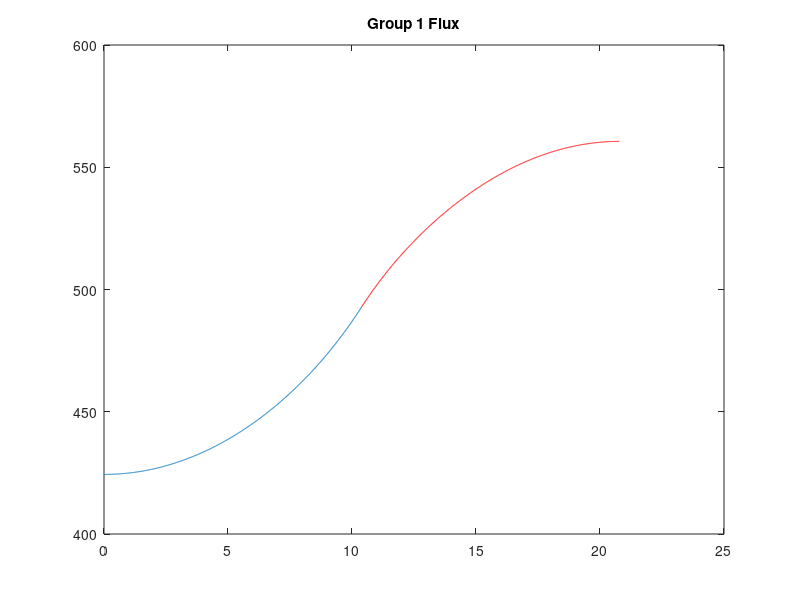
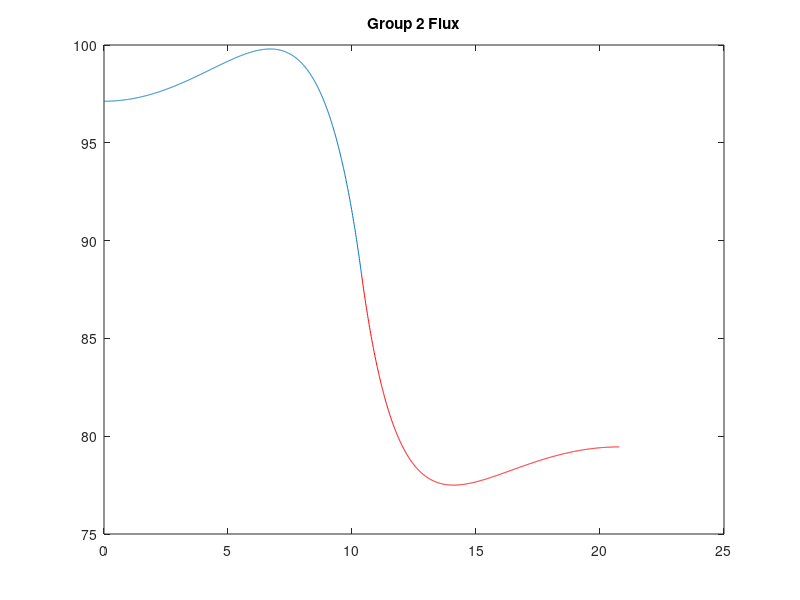

MATLAB code to generate these figures, in order:
% compute k-eff of two region two group problem

% load data
load mat

% Length of slabs
L1 = 10.3888;
L2 = 10.3888;

% compute removal cross sections
reg(1).sigr1 = mat(1).totxs(1) - mat(1).scattxs(1);
reg(1).sigr2 = mat(1).totxs(2) - mat(1).scattxs(4);
reg(2).sigr1 = mat(2).totxs(1) - mat(2).scattxs(1);
reg(2).sigr2 = mat(2).totxs(2) - mat(2).scattxs(4);

% extract downscatter cross section
reg(1).sigs12 = mat(1).scattxs(2);
reg(2).sigs12 = mat(2).scattxs(2);

% extract nu-fission cross section
reg(1).nsigf1 = mat(1).nfissxs(1);
reg(1).nsigf2 = mat(1).nfissxs(3);
reg(2).nsigf1 = mat(2).nfissxs(1);
reg(2).nsigf2 = mat(2).nfissxs(3);

% extract diffusion coefficients
reg(1).D1 = mat(1).diff(1);
reg(1).D2 = mat(1).diff(2);
reg(2).D1 = mat(2).diff(1);
reg(2).D2 = mat(2).diff(2);

% set discontinuity factors
reg(1).f1 = 1.0;
reg(1).f2 = 1.0;
reg(2).f1 = 1.0;
reg(2).f2 = 1.0;
% reg(2) = reg(1);

% create lambda functions
reg(1).lamb1 = @(k) -reg(1).sigr2/(2*reg(1).D2) ...
    - reg(1).sigr1/(2*reg(1).D1) ...
    + reg(1).nsigf1/(2*reg(1).D1*k) ...
    + (reg(1).sigr2^2/(4*reg(1).D2^2) ...
    - reg(1).sigr1*reg(1).sigr2/(2*reg(1).D1*reg(1).D2) ...
    + reg(1).nsigf1*reg(1).sigr2/(2*reg(1).D1*reg(1).D2*k) ...
    + reg(1).nsigf2*reg(1).sigs12/(reg(1).D1*reg(1).D2*k) ...
    + reg(1).sigr1^2/(4*reg(1).D1^2) ...
    - reg(1).nsigf1*reg(1).sigr1/(2*reg(1).D1^2*k) ...
    + reg(1).nsigf1^2/(4*reg(1).D1^2*k^2))^(0.5);

reg(1).lamb2 = @(k) -reg(1).sigr2/(2*reg(1).D2) ...
    - reg(1).sigr1/(2*reg(1).D1) ...
    + reg(1).nsigf1/(2*reg(1).D1*k) ...
    - (reg(1).sigr2^2/(4*reg(1).D2^2) ...
    - reg(1).sigr1*reg(1).sigr2/(2*reg(1).D1*reg(1).D2) ...
    + reg(1).nsigf1*reg(1).sigr2/(2*reg(1).D1*reg(1).D2*k) ...
    + reg(1).nsigf2*reg(1).sigs12/(reg(1).D1*reg(1).D2*k) ...
    + reg(1).sigr1^2/(4*reg(1).D1^2) ...
    - reg(1).nsigf1*reg(1).sigr1/(2*reg(1).D1^2*k) ...
    + reg(1).nsigf1^2/(4*reg(1).D1^2*k^2))^(0.5);

reg(2).lamb1 = @(k) -reg(2).sigr2/(2*reg(2).D2) ...
    - reg(2).sigr1/(2*reg(2).D1) ...
    + reg(2).nsigf1/(2*reg(2).D1*k) ...
    + (reg(2).sigr2^2/(4*reg(2).D2^2) ...
    - reg(2).sigr1*reg(2).sigr2/(2*reg(2).D1*reg(2).D2) ...
    + reg(2).nsigf1*reg(2).sigr2/(2*reg(2).D1*reg(2).D2*k) ...
    + reg(2).nsigf2*reg(2).sigs12/(reg(2).D1*reg(2).D2*k) ...
    + reg(2).sigr1^2/(4*reg(2).D1^2) ...
    - reg(2).nsigf1*reg(2).sigr1/(2*reg(2).D1^2*k) ...
    + reg(2).nsigf1^2/(4*reg(2).D1^2*k^2))^(0.5);

reg(2).lamb2 = @(k) -reg(2).sigr2/(2*reg(2).D2) ...
    - reg(2).sigr1/(2*reg(2).D1) ...
    + reg(2).nsigf1/(2*reg(2).D1*k) ...
    - (reg(2).sigr2^2/(4*reg(2).D2^2) ...
    - reg(2).sigr1*reg(2).sigr2/(2*reg(2).D1*reg(2).D2) ...
    + reg(2).nsigf1*reg(2).sigr2/(2*reg(2).D1*reg(2).D2*k) ...
    + reg(2).nsigf2*reg(2).sigs12/(reg(2).D1*reg(2).D2*k) ...
    + reg(2).sigr1^2/(4*reg(2).D1^2) ...
    - reg(2).nsigf1*reg(2).sigr1/(2*reg(2).D1^2*k) ...
    + reg(2).nsigf1^2/(4*reg(2).D1^2*k^2))^(0.5);

% create eigenvector matrices
reg(1).v11 = @(k) reg(1).lamb1(k) + reg(1).sigr2/reg(1).D2;
reg(1).v12 = @(k) reg(1).lamb2(k) + reg(1).sigr2/reg(1).D2;
reg(1).v21 = @(k) reg(1).sigs12/reg(1).D2;
reg(1).v22 = @(k) reg(1).sigs12/reg(1).D2;
reg(2).v11 = @(k) reg(2).lamb1(k) + reg(2).sigr2/reg(2).D2;
reg(2).v12 = @(k) reg(2).lamb2(k) + reg(2).sigr2/reg(2).D2;
reg(2).v21 = @(k) reg(2).sigs12/reg(2).D2;
reg(2).v22 = @(k) reg(2).sigs12/reg(2).D2;

% create implicit matrix on k
M  = @(k) [ [ ...
    reg(1).f1*reg(1).v11(k)*cos(sqrt(reg(1).lamb1(k))*L1), ...      % (1,1)
    reg(1).f1*reg(1).v12(k)*cosh(sqrt(-reg(1).lamb2(k))*L1), ...    % (1,2)
   -reg(2).f1*reg(2).v11(k)*cos(sqrt(reg(2).lamb1(k))*L2), ...      % (1,3)
   -reg(2).f1*reg(2).v12(k)*cosh(sqrt(-reg(2).lamb2(k))*L2)]; ...   % (1,4)
   [reg(1).f2*reg(1).v21(k)*cos(sqrt(reg(1).lamb1(k))*L1), ...      % (2,1)
    reg(1).f2*reg(1).v22(k)*cosh(sqrt(-reg(1).lamb2(k))*L1), ...    % (2,2)
   -reg(2).f2*reg(2).v21(k)*cos(sqrt(reg(2).lamb1(k))*L2), ...      % (2,3)
   -reg(2).f2*reg(2).v22(k)*cosh(sqrt(-reg(2).lamb2(k))*L2)]; ...   % (2,4)
   [reg(1).D1*reg(1).v11(k)*sqrt(reg(1).lamb1(k))*sin(sqrt(reg(1).lamb1(k))*L1), ...    % (3,1)
   -reg(1).D1*reg(1).v12(k)*sqrt(-reg(1).lamb2(k))*sinh(sqrt(-reg(1).lamb2(k))*L1), ... % (3,2)
    reg(2).D1*reg(2).v11(k)*sqrt(reg(2).lamb1(k))*sin(sqrt(reg(2).lamb1(k))*L2), ...    % (3,3)
   -reg(2).D1*reg(2).v12(k)*sqrt(-reg(2).lamb2(k))*sinh(sqrt(-reg(2).lamb2(k))*L2)];... % (3,4)
   [reg(1).D2*reg(1).v21(k)*sqrt(reg(1).lamb1(k))*sin(sqrt(reg(1).lamb1(k))*L1), ...    % (4,1)
   -reg(1).D2*reg(1).v22(k)*sqrt(-reg(1).lamb2(k))*sinh(sqrt(-reg(1).lamb2(k))*L1), ... % (4,2)
    reg(2).D2*reg(2).v21(k)*sqrt(reg(2).lamb1(k))*sin(sqrt(reg(2).lamb1(k))*L2), ...    % (4,3)
   -reg(2).D2*reg(2).v22(k)*sqrt(-reg(2).lamb2(k))*sinh(sqrt(-reg(2).lamb2(k))*L2)];... % (4,4)
   ];

% create determinant function
f = @(k) det(M(k));

% create iteration
kL = 0.1;
kU = 1.9;
kold = 1.0;
kLbase = kL;
kUbase = kU;
kountL = 0;
kountU = 0;
for i = 1:10000
    
    % evaluate function bounds
    fkU = f(kU);
    fkL = f(kL);
    
    % find root with secant method
    keff = kU - (fkU*(kU - kL))/(fkU - fkL);
    
    % evalue function of root
    fk = f(keff);
    
    % decide how to move brackets
    if fk*fkL > 0
        kL = keff;
    else
        kU = keff;
    end
    
    % check convergence errors
    err = abs(keff - kold);
    fprintf('ITER: %d  ERR: %d\n',i,err);
    if err < 1.e-8; break; end;
    kold = keff;
    
    % check to see if bound(s) are stagnant
    if (abs(kL - kLbase) < 1e-8)
        kountL = kountL + 1;
    end
    if (abs(kU - kUbase) < 1e-8)
        kountU = kountU + 1;
    end
    if (kountL > 2)
        kL = (kLbase - keff)/2;
        kLbase = kL;
        kountL = 0;
    end
    if (kountU > 2)
        kU = (kUbase - k)/2;
        kUbase = kU;
        kountU = 0;
    end
end % Modified False Position Method

% create matrix to solve for coeffs
A  = @(k) [ [ ...
    reg(1).f1*reg(1).v11(k)*cos(sqrt(reg(1).lamb1(k))*L1), ...      % (1,1)
    reg(1).f1*reg(1).v12(k)*cosh(sqrt(-reg(1).lamb2(k))*L1), ...    % (1,2)
   -reg(2).f1*reg(2).v11(k)*cos(sqrt(reg(2).lamb1(k))*L2)]; ...     % (1,3)
   [reg(1).f2*reg(1).v21(k)*cos(sqrt(reg(1).lamb1(k))*L1), ...      % (2,1)
    reg(1).f2*reg(1).v22(k)*cosh(sqrt(-reg(1).lamb2(k))*L1), ...    % (2,2)
   -reg(2).f2*reg(2).v21(k)*cos(sqrt(reg(2).lamb1(k))*L2)]; ...     % (2,3)
   [reg(1).D1*reg(1).v11(k)*sqrt(reg(1).lamb1(k))*sin(sqrt(reg(1).lamb1(k))*L1), ...    % (3,1)
   -reg(1).D1*reg(1).v12(k)*sqrt(-reg(1).lamb2(k))*sinh(sqrt(-reg(1).lamb2(k))*L1), ... % (3,2)
    reg(2).D1*reg(2).v11(k)*sqrt(reg(2).lamb1(k))*sin(sqrt(reg(2).lamb1(k))*L2)]; ...   % (3,3)
   ];

b = @(k) [ ...
    reg(2).f1*reg(2).v12(k)*cosh(sqrt(-reg(2).lamb2(k))*L2);
    reg(2).f2*reg(2).v22(k)*cosh(sqrt(-reg(2).lamb2(k))*L2);
    reg(2).D1*reg(2).v12(k)*sqrt(-reg(2).lamb2(k))*sinh(sqrt(-reg(2).lamb2(k))*L2)];

coeffs = A(keff)\b(keff);
reg(1).a = coeffs(1);
reg(1).c = coeffs(2);
reg(2).a = coeffs(3);
reg(2).c = 1;

% set up fluxes
reg(1).phi1 = @(x) reg(1).v11(keff)*reg(1).a*cos(sqrt(reg(1).lamb1(keff))*x) + ...
    reg(1).v12(keff)*reg(1).c*cosh(sqrt(-reg(1).lamb2(keff))*x);
reg(1).phi2 = @(x) reg(1).v21(keff)*reg(1).a*cos(sqrt(reg(1).lamb1(keff))*x) + ...
    reg(1).v22(keff)*reg(1).c*cosh(sqrt(-reg(1).lamb2(keff))*x);
reg(2).phi1 = @(x) reg(2).v11(keff)*reg(2).a*cos(sqrt(reg(2).lamb1(keff))*(x-L2)) + ...
    reg(2).v12(keff)*reg(2).c*cosh(sqrt(-reg(2).lamb2(keff))*(x-L2));
reg(2).phi2 = @(x) reg(2).v21(keff)*reg(2).a*cos(sqrt(reg(2).lamb1(keff))*(x-L2)) + ...
    reg(2).v22(keff)*reg(2).c*cosh(sqrt(-reg(2).lamb2(keff))*(x-L2));

% plot fluxes
x1 = linspace(0,L1,1000);
x2 = linspace(0,L2,1000);
figure(3)
hold off
plot(x1,reg(1).phi1(x1));
hold on
plot(x1+L1,reg(2).phi1(x2),'r');
title('Group 1 Flux');
figure(4)
hold off
plot(x1,reg(1).phi2(x1));
hold on
plot(x1+L1,reg(2).phi2(x2),'r');
title('Group 2 Flux');